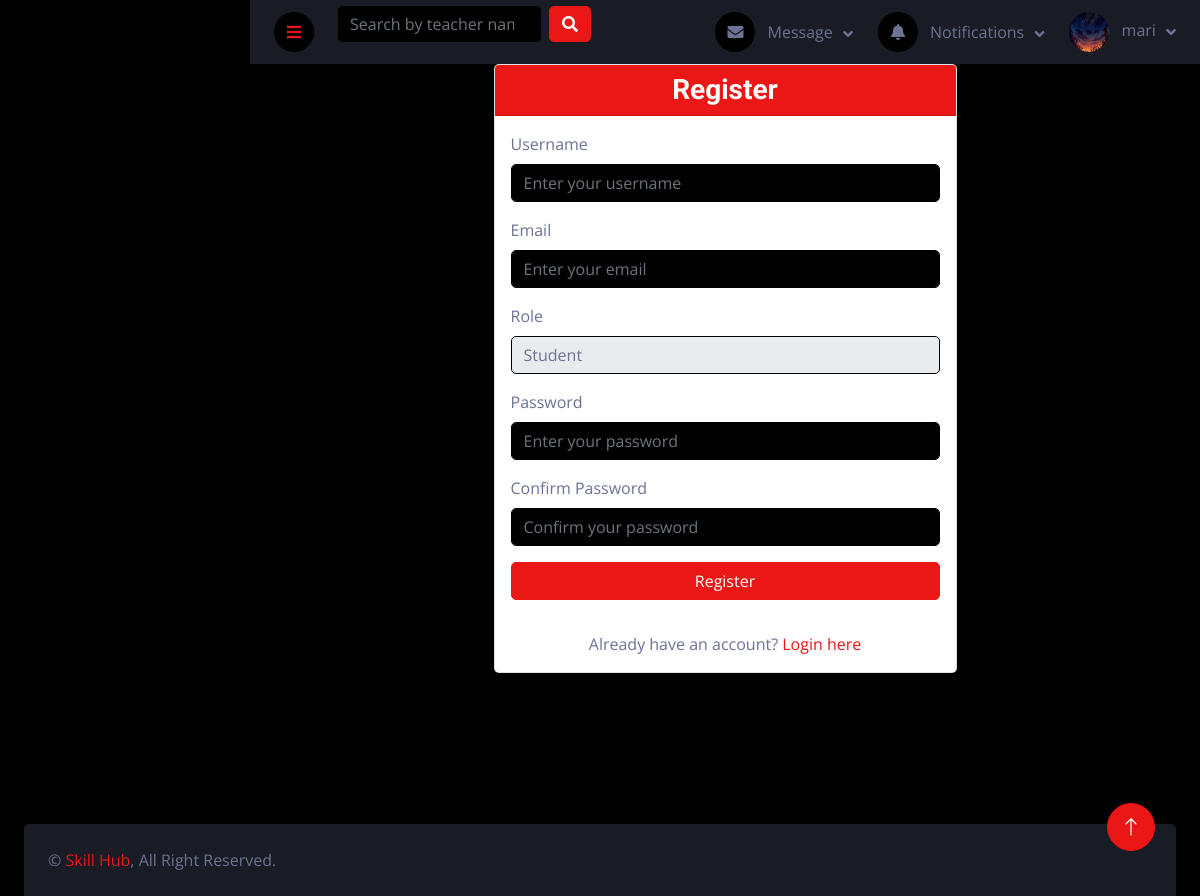
The app's page /register/ (signed in) with its own data.
### users/models.py (models this page shows, shortened)
class User(AbstractUser):
    ROLES = (
        ('student', 'Student'),
        ('teacher', 'Teacher'),
    )
    role = models.CharField(max_length=10, choices=ROLES)
    bio = models.TextField(blank=True, null=True)
    profile_picture = models.ImageField(upload_to='profile_pictures/', blank=True, null=True)
    date_joined = models.DateTimeField(auto_now_add=True)
    updated_at = models.DateTimeField(auto_now=True)
    class Meta:
        verbose_name = 'User'
        verbose_name_plural = 'Users'

### users/views.py (the view)
# urls.py: path('register/', views.register, name='register'),
def register(request):
    if request.method == 'POST':
        form = UserRegistrationForm(request.POST)
        if form.is_valid():
            user = form.save()
            login(request, user)
            messages.success(request, 'Registration successful!')
            return redirect('login')
    else:
        form = UserRegistrationForm()
    return render(request, 'users/register.html', {'form': form})

### users/forms.py
class UserRegistrationForm(UserCreationForm):
    username = forms.CharField(
        label='Username',
        widget=forms.TextInput(attrs={
            'class': 'form-control',
            'placeholder': 'Enter your username'
        })
    )
    email = forms.EmailField(
        required=True,
        widget=forms.EmailInput(attrs={
            'class': 'form-control',
            'placeholder': 'Enter your email'
        })
    )
    role = forms.ChoiceField(
        choices=User.ROLES,
        widget=forms.Select(attrs={
            'class': 'form-control'
        })
    )
    password1 = forms.CharField(
        label='Password',
        widget=forms.PasswordInput(attrs={
            'class': 'form-control',
            'placeholder': 'Enter your password'
        })
    )
    password2 = forms.CharField(
        label='Confirm Password',
        widget=forms.PasswordInput(attrs={
            'class': 'form-control',
            'placeholder': 'Confirm your password'
        })
    )
    class Meta:
        model = User
        fields = ('username', 'email', 'role', 'password1', 'password2')

### bookings/context_processors.py (called while the page is built)
def unread_notifications(request):
    if request.user.is_authenticated:
        notifications = Notification.objects.filter(recipient=request.user, is_read=False)
        return {'notifications': notifications}
    return {'notifications': []}

### users/context_processors.py (called while the page is built)
def navbar_data(request):
    if request.user.is_authenticated:
        messages = Message.objects.filter(receiver=request.user).order_by('-timestamp')[:5]
        notifications = Notification.objects.filter(user=request.user).order_by('-timestamp')[:5]
        return {'messages': messages, 'notifications': notifications}
    return {}

### users/templates/users/register.html (shortened to what this page needs)
{% extends 'base.html' %}
{% block content %}
<div class="row justify-content-center">
    <div class="col-md-6">
        <div class="card shadow-sm">
            <div class="card-header bg-primary text-white">
                <h3 class="text-center mb-0">Register</h3>
            </div>
            <div class="card-body">
                <form method="post">
                    {% for field in form %}
                        <div class="mb-3">
                            <label for="{{ field.id_for_label }}"
                                   class="form-label">
                                {{ field.label }}
                            </label>
                            {{ field }}
                        </div>
                    {% endfor %}
                    <button type="submit" class="btn btn-primary w-100 mb-3">Register</button>
                </form>
                <div class="text-center">
                    <p class="mb-0">Already have an account?
                        <a href="{% url 'login' %}" class="text-primary text-decoration-none">
                            Login here
                        </a>
                    </p>
                </div>
            </div>
        </div>
    </div>
</div>
{% endblock %}

### templates/components/navbar.html (shortened to what this page needs)
<nav class="navbar navbar-expand bg-secondary navbar-dark sticky-top px-4 py-0">
    <a href="#" class="sidebar-toggler flex-shrink-0">
        <i class="fa fa-bars"></i>
    </a>
    <form class="d-none d-md-flex ms-4" action="{% url 'search_teachers' %}" method="get">
        <input
                class="form-control bg-dark border-0"
                type="search"
                name="q"
                placeholder="Search by teacher name or skill..."
                value="{{ request.GET.q|default:'' }}">
        <button class="btn btn-primary ms-2" type="submit">
            <i class="fa fa-search"></i>
        </button>
    </form>
    <div class="navbar-nav align-items-center ms-auto">
        <div class="nav-item dropdown">
            <a href="#" class="nav-link dropdown-toggle" data-bs-toggle="dropdown">
                <i class="fa fa-envelope me-lg-2"></i>
                <span class="d-none d-lg-inline-flex">Message</span>
            </a>
        </div>
        <div class="nav-item dropdown">
            <a href="#" class="nav-link dropdown-toggle" data-bs-toggle="dropdown">
                <i class="fa fa-bell me-lg-2"></i>
                <span class="d-none d-lg-inline-flex">Notifications</span>
            </a>
        </div>
        <div class="nav-item dropdown">
            <a href="#" class="nav-link dropdown-toggle" data-bs-toggle="dropdown">
                {% if user.profile_picture %}
                <img class="rounded-circle me-lg-2" src="{{ user.profile_picture.url }}" alt=""
                     style="width: 40px; height: 40px;">
                {% else %}
                <div class="rounded-circle me-lg-2 bg-light d-flex align-items-center justify-content-center"
                     style="width: 40px; height: 40px;">
                    <i class="fas fa-user"></i>
                </div>
                {% endif %}
                <span class="d-none d-lg-inline-flex">{{ request.user.username }}</span>
            </a>
        </div>
    </div>
</nav>

### static/css/style.css (style rules this page uses)
:root { --primary: #EB1616; --secondary: #191C24; --light: #6C7293; --dark: #000000; }
.btn { transition: .5s; }
.content .navbar .navbar-nav .nav-link { margin-left: 25px; padding: 12px 0; color: var(--light); outline: none; }
.content .navbar .sidebar-toggler, .content .navbar .navbar-nav .nav-link i { width: 40px; height: 40px; display: inline-flex; align-items: center; justify-content: center; background: var(--dark); border-radius: 40px; }
.content .navbar .dropdown-toggle::after { margin-left: 6px; vertical-align: middle; border: none; content: "\f107"; font-family: "Font Awesome 5 Free"; font-weight: 900; transition: .5s; }

### records on screen
User: profile_picture (picture), user.username "mari"

### other values on screen
{{ field.label }} "Username" "Email" "Role" "Password" "Confirm Password"
